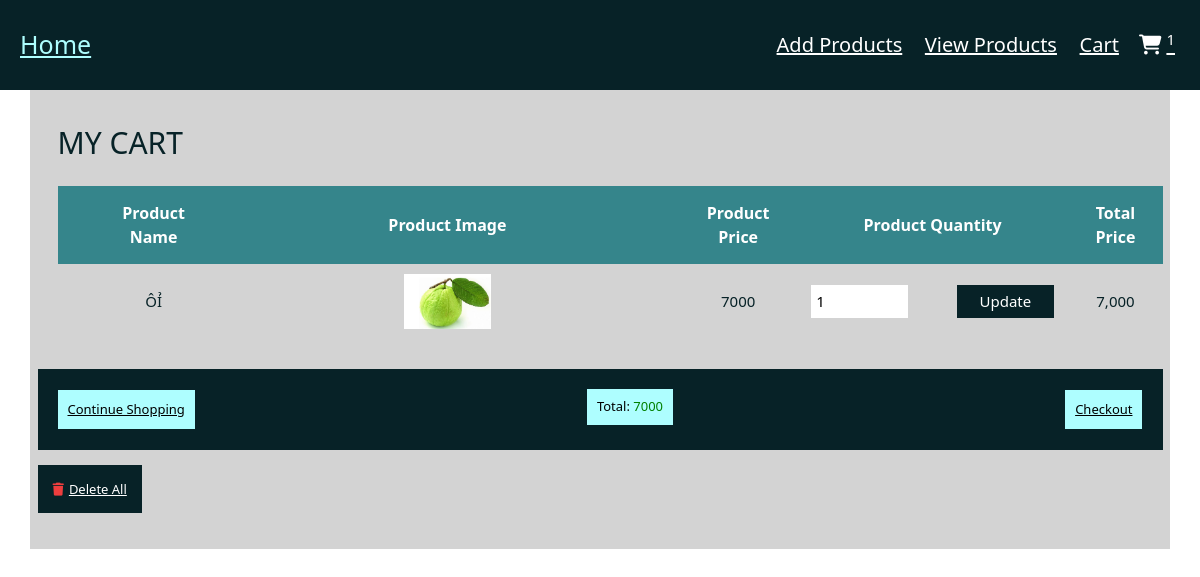
The app's page /cart.php with its own data.
### tables this page shows
CREATE TABLE `cart` (
  `id` int(10) NOT NULL,
  `name` varchar(255) NOT NULL,
  `price` int(10) NOT NULL,
  `image` varchar(255) NOT NULL,
  `quantity` int(10) NOT NULL
);

### cart.php (the view, shortened to what this page needs)
<?php
  include("connect.php");
?>
<!DOCTYPE html>
<html lang="en">
<head>
    <link rel="stylesheet" href="css/style.css">
    <link rel="stylesheet" href="https://cdnjs.cloudflare.com/ajax/libs/font-awesome/6.5.1/css/all.min.css" />
    <link href="https://cdn.jsdelivr.net/npm/bootstrap@5.0.2/dist/css/bootstrap.min.css" rel="stylesheet">
</head>
<body>
<?php
  include("header.php");
?>
   <div class="container">
      <section class="shopping_cart">
        <h1 class="heading">My Cart</h1>
        <table>
            <?php
            $sql1 = ("SELECT * from cart");
            $stmt = $conn->prepare($sql1);
            $stmt->execute();
            $result = $stmt->fetchAll();
            $grand_total=0;
            ?>
            <thead>
                <th></th>
                <th>Product Name</th>
                <th>Product Image</th>
                <th>Product Price</th>
                <th>Product Quantity</th>
                <th>Total Price</th>
            </thead>
            <?php foreach ($result as $row) : ?>
            <tbody>
                <td></td>
                <td><?php echo $row['name']; ?></td>
                <td>
                    <img src="images/<?php echo $row['image'] ?>" alt="">
                </td>
                <td><?php echo $row['price']; ?></td>
                <td>
                    <form action="" method="post">
                            <div class="quantity_box">
                                <input type="number" min="1" value="<?php echo $row['quantity']; ?>" name="update_quantity">
                                <input type="submit" class="update_quantity" value="Update" name="update_product_quantity">
                            </div>
                    </form>
                </td>
                <td><?php echo $subtotal = number_format($row['price'] * $row['quantity']); ?></td>
            </tbody>
            <?php
            $grand_total += $row['price'] * $row['quantity'];
            ?>
            <?php endforeach  ?>
        </table>
      </section>
      <div class="table_bottom">
            <a href="shop_product.php" class="bottom_btn">Continue Shopping</a>
            <h3 class="bottom_btn">Total: <span><?php echo $grand_total  ?></span></h3>
            <a href="checkout.php" class="bottom_btn">Checkout</a>
        </div>
        <a href="delete_all.php" class="delete_all_btn" onclick="return confirm('Would you like to delete all products from cart?')">
            <i class="fas fa-trash"></i>Delete All
        </a>
    </div>
</body>
</html>

### css/style.css (style rules this page uses)
* { margin: 0; padding: 0; box-sizing: border-box; outline: none; border: none; text-decoration: none; }
:root { --color1: #072227; --color2: #35858b; --color3: #4fbdba; --color4: #aefeff; --black: #000; --white: #fff; --lightgray: #d3d3d3; --red: rgb(238, 62, 62); }
html { font-size: 62.5%; overflow-x: hidden; }
.container { max-width: 1100px; margin: 0 auto; padding-bottom: 5rem; height: auto; background-color: var(--lightgray); }
.heading { text-align: center; font-size: 3rem; text-transform: uppercase; padding: 1.5rem 0 2rem; color: var(--color1); }
section { padding: 2rem; }
td { padding: 1rem; font-size: 1.5rem; color: var(--color1); border: 1px solid var(--white); text-transform: uppercase; }
img { width: 20%; margin: 0 auto; }
.shopping_cart table { text-align: center; width: 100%; }
.shopping_cart table thead th { padding: 1.5rem; font-size: 1.6rem; color: var(--white); background-color: var(--color2); }
.table_bottom { background-color: var(--color1); display: flex; justify-content: space-between; align-items: center; padding: 2rem; margin: 1rem 0 3rem 0; }
.bottom_btn { color: var(--black); font-size: 1.3rem; background-color: var(--color4); padding: 1rem; }
.bottom_btn span { color: green; }
.delete_all_btn { background-color: var(--color1); color: var(--white); font-size: 1.3rem; padding: 1.5rem; }
.delete_all_btn .fa-trash { color: var(--red); margin-right: 0.5rem; }
.quantity_box { display: flex; justify-content: space-between; align-items: center; }
.quantity_box input { width: 40%; padding: 0.5rem; }
.update_quantity { color: var(--white); padding: 0.5rem; background-color: var(--color1); margin: 1rem 0; }
@media (max-width: 1200px) { .shopping_cart { overflow-x: scroll; } }
@media (max-width: 1200px) { .shopping_cart table { width: 120rem; } }
@media (max-width: 1200px) { .shopping_cart .heading { text-align: left; } }

### records on screen
cart: name "ÔỈ", image (picture), price "7000", update_quantity "1", $subtotal = number_format($row['price'] * $row['quantity']) "7,000"

### other values on screen
$rowCount "1"
$grand_total "7000"
